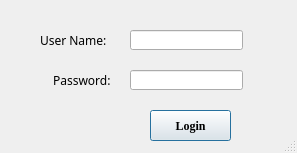
<?xml version="1.0" encoding="UTF-8"?>
<ui version="4.0">
 <class>Dialog</class>
 <widget class="QDialog" name="Dialog">
  <property name="geometry">
   <rect>
    <x>0</x>
    <y>0</y>
    <width>297</width>
    <height>153</height>
   </rect>
  </property>
  <property name="windowTitle">
   <string>Dialog</string>
  </property>
  <property name="sizeGripEnabled">
   <bool>true</bool>
  </property>
  <widget class="QLabel" name="label">
   <property name="geometry">
    <rect>
     <x>40</x>
     <y>30</y>
     <width>81</width>
     <height>21</height>
    </rect>
   </property>
   <property name="font">
    <font>
     <family>Arial Black</family>
    </font>
   </property>
   <property name="text">
    <string>User Name:</string>
   </property>
  </widget>
  <widget class="QLabel" name="label_2">
   <property name="geometry">
    <rect>
     <x>50</x>
     <y>70</y>
     <width>71</width>
     <height>21</height>
    </rect>
   </property>
   <property name="font">
    <font>
     <family>Arial Black</family>
    </font>
   </property>
   <property name="text">
    <string> Password:</string>
   </property>
  </widget>
  <widget class="QLineEdit" name="lineEdit">
   <property name="geometry">
    <rect>
     <x>130</x>
     <y>30</y>
     <width>113</width>
     <height>20</height>
    </rect>
   </property>
  </widget>
  <widget class="QLineEdit" name="lineEdit_2">
   <property name="geometry">
    <rect>
     <x>130</x>
     <y>70</y>
     <width>113</width>
     <height>20</height>
    </rect>
   </property>
  </widget>
  <widget class="QPushButton" name="pushButton">
   <property name="geometry">
    <rect>
     <x>150</x>
     <y>110</y>
     <width>81</width>
     <height>31</height>
    </rect>
   </property>
   <property name="font">
    <font>
     <family>Times New Roman</family>
     <weight>75</weight>
     <bold>true</bold>
    </font>
   </property>
   <property name="text">
    <string>Login</string>
   </property>
  </widget>
 </widget>
 <resources/>
 <connections>
  <connection>
   <sender>pushButton</sender>
   <signal>clicked()</signal>
   <receiver>Dialog</receiver>
   <slot>close()</slot>
   <hints>
    <hint type="sourcelabel">
     <x>197</x>
     <y>127</y>
    </hint>
    <hint type="destinationlabel">
     <x>202</x>
     <y>185</y>
    </hint>
   </hints>
  </connection>
 </connections>
 <slots>
  <signal>Login()</signal>
 </slots>
</ui>
